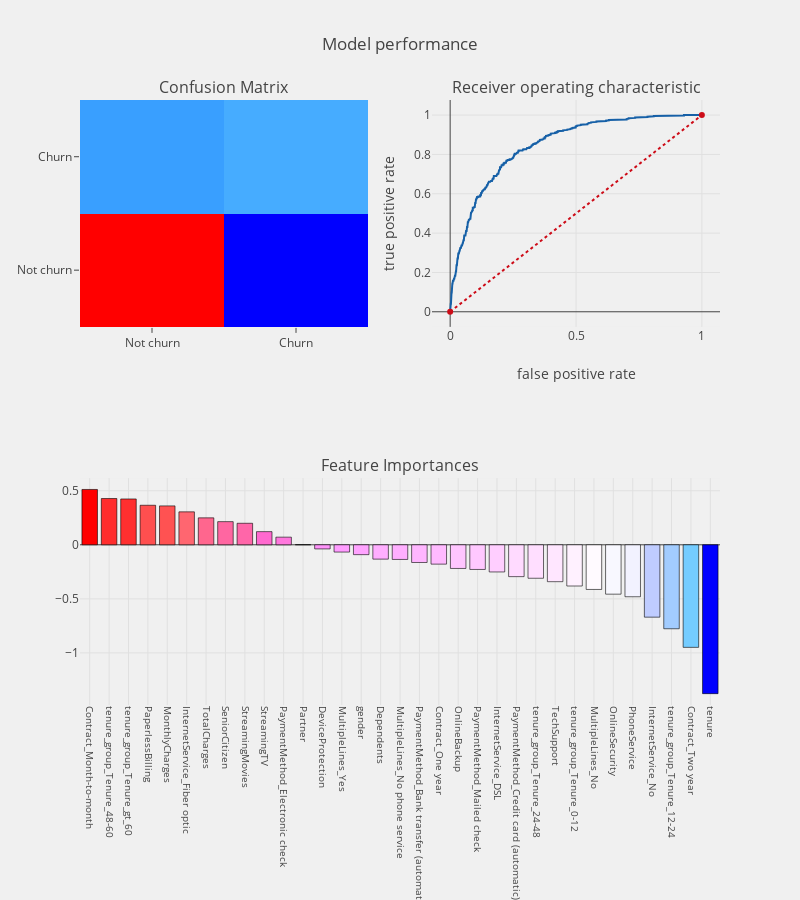

Here is the notebook cell this chart was saved with:
### Code cell
from sklearn.model_selection import train_test_split
from sklearn.linear_model import LogisticRegression
from sklearn.metrics import confusion_matrix,accuracy_score,classification_report
from sklearn.metrics import roc_auc_score,roc_curve,scorer
from sklearn.metrics import f1_score
import statsmodels.api as sm
from sklearn.metrics import precision_score,recall_score
from yellowbrick.classifier import DiscriminationThreshold
#splitting train and test data
train,test = train_test_split(telcom,test_size = .25 ,random_state = 111)

##seperating dependent and independent variables
cols    = [i for i in telcom.columns if i not in Id_col + target_col]
train_X = train[cols]
train_Y = train[target_col]
test_X  = test[cols]
test_Y  = test[target_col]

#Function attributes
#dataframe     - tabela sa podacima
#Algorithm     - algoritam koji se koristi
#training_x    - trening set
#testing_x     - tests set
#training_y    - prave ciljne vrednosti trening seta
#testing_y    - prave ciljne vrednosti test seta



def telecom_churn_prediction(algorithm,training_x,testing_x,
                             training_y,testing_y,cols,cf,threshold_plot) :

    #model
    algorithm.fit(training_x,training_y)
    predictions   = algorithm.predict(testing_x)
    probabilities = algorithm.predict_proba(testing_x)
    #coeffs
    if   cf == "coefficients" :
        coefficients  = pd.DataFrame(algorithm.coef_.ravel())
    elif cf == "features" :
        coefficients  = pd.DataFrame(algorithm.feature_importances_)

    column_df     = pd.DataFrame(cols)
    coef_sumry    = (pd.merge(coefficients,column_df,left_index= True,
                              right_index= True, how = "left"))
    coef_sumry.columns = ["coefficients","features"]
    coef_sumry    = coef_sumry.sort_values(by = "coefficients",ascending = False)

    print (algorithm)
    print ("\n Classification report : \n",classification_report(testing_y,predictions))
    print ("Accuracy   Score : ",accuracy_score(testing_y,predictions))
    #confusion matrix
    conf_matrix = confusion_matrix(testing_y,predictions)
    #roc_auc_score
    model_roc_auc = roc_auc_score(testing_y,predictions)
    print ("Area under curve : ",model_roc_auc,"\n")
    fpr,tpr,thresholds = roc_curve(testing_y,probabilities[:,1])

    #plot confusion matrix
    trace1 = go.Heatmap(z = conf_matrix ,
                        x = ["Not churn","Churn"],
                        y = ["Not churn","Churn"],
                        showscale  = False,colorscale = "Picnic",
                        name = "matrix")

    #plot roc curve
    trace2 = go.Scatter(x = fpr,y = tpr,
                        name = "Roc : " + str(model_roc_auc),
                        line = dict(color = ('rgb(22, 96, 167)'),width = 2))
    trace3 = go.Scatter(x = [0,1],y=[0,1],
                        line = dict(color = ('rgb(205, 12, 24)'),width = 2,
                        dash = 'dot'))

    #plot coeffs
    trace4 = go.Bar(x = coef_sumry["features"],y = coef_sumry["coefficients"],
                    name = "coefficients",
                    marker = dict(color = coef_sumry["coefficients"],
                                  colorscale = "Picnic",
                                  line = dict(width = .6,color = "black")))

    #subplots
    fig = tls.make_subplots(rows=2, cols=2, specs=[[{}, {}], [{'colspan': 2}, None]],
                            subplot_titles=('Confusion Matrix',
                                            'Receiver operating characteristic',
                                            'Feature Importances'))

    fig.append_trace(trace1,1,1)
    fig.append_trace(trace2,1,2)
    fig.append_trace(trace3,1,2)
    fig.append_trace(trace4,2,1)

    fig['layout'].update(showlegend=False, title="Model performance" ,
                         autosize = False,height = 900,width = 800,
                         plot_bgcolor = 'rgba(240,240,240, 0.95)',
                         paper_bgcolor = 'rgba(240,240,240, 0.95)',
                         margin = dict(b = 195))
    fig["layout"]["xaxis2"].update(dict(title = "false positive rate"))
    fig["layout"]["yaxis2"].update(dict(title = "true positive rate"))
    fig["layout"]["xaxis3"].update(dict(showgrid = True,tickfont = dict(size = 10),
                                        tickangle = 90))
    py.iplot(fig)

    if threshold_plot == True :
        visualizer = DiscriminationThreshold(algorithm)
        visualizer.fit(training_x,training_y)
        visualizer.poof()

logit  = LogisticRegression(C=1.0, class_weight=None, dual=False, fit_intercept=True,
          intercept_scaling=1, max_iter=100, multi_class='ovr', n_jobs=1,
          penalty='l2', random_state=None, solver='liblinear', tol=0.0001,
          verbose=0, warm_start=False)

telecom_churn_prediction(logit,train_X,test_X,train_Y,test_Y,
                         cols,"coefficients",threshold_plot = True)

### Figure 1 — Plotly figure (JSON) as saved in the notebook; plotly's stock layout.template omitted (floating-point values rounded to 4 significant figures; data arrays with more than 128 entries replaced by an {"elided": "..."} marker saying what was removed)
{"data": [{"colorscale": "Picnic", "name": "matrix", "showscale": false, "type": "heatmap", "uid": "fb77d6a8-edfb-426f-9181-1465c5e26bb7", "x": ["Not churn", "Churn"], "xaxis": "x", "y": ["Not churn", "Churn"], "yaxis": "y", "z": [[1152, 116], [231, 259]]}, {"line": {"color": "rgb(22, 96, 167)", "width": 2}, "name": "Roc : 0.7185443893645785", "type": "scatter", "uid": "8eff758e-d788-4796-9aad-b258c9cee79c", "x": {"elided": "486 float values"}, "xaxis": "x2", "y": {"elided": "486 float values"}, "yaxis": "y2"}, {"line": {"color": "rgb(205, 12, 24)", "dash": "dot", "width": 2}, "type": "scatter", "uid": "df9d9d0f-07ca-48d3-bf11-d533fab45d7a", "x": [0, 1], "xaxis": "x2", "y": [0, 1], "yaxis": "y2"}, {"marker": {"color": [0.5118, 0.428, 0.424, 0.3656, 0.3599, 0.3048, 0.2493, 0.2143, 0.199, 0.1216, 0.07057, 0.001045, -0.03824, -0.0674, -0.09132, -0.1328, -0.1357, -0.1638, -0.179, -0.219, -0.2284, -0.2513, -0.2947, -0.3098, -0.3415, -0.3814, -0.4133, -0.457, -0.4807, -0.6698, -0.7771, -0.9492, -1.378], "colorscale": "Picnic", "line": {"color": "black", "width": 0.6}}, "name": "coefficients", "type": "bar", "uid": "7c81da8d-13c5-4ee4-b2ae-22b087bf3beb", "x": ["Contract_Month-to-month", "tenure_group_Tenure_48-60", "tenure_group_Tenure_gt_60", "PaperlessBilling", "MonthlyCharges", "InternetService_Fiber optic", "TotalCharges", "SeniorCitizen", "StreamingMovies", "StreamingTV", "PaymentMethod_Electronic check", "Partner", "DeviceProtection", "MultipleLines_Yes", "gender", "Dependents", "MultipleLines_No phone service", "PaymentMethod_Bank transfer (automatic)", "Contract_One year", "OnlineBackup", "PaymentMethod_Mailed check", "InternetService_DSL", "PaymentMethod_Credit card (automatic)", "tenure_group_Tenure_24-48", "TechSupport", "tenure_group_Tenure_0-12", "MultipleLines_No", "OnlineSecurity", "PhoneService", "InternetService_No", "tenure_group_Tenure_12-24", "Contract_Two year", "tenure"], "xaxis": "x3", "y": [0.5118, 0.428, 0.424, 0.3656, 0.3599, 0.3048, 0.2493, 0.2143, 0.199, 0.1216, 0.07057, 0.001045, -0.03824, -0.0674, -0.09132, -0.1328, -0.1357, -0.1638, -0.179, -0.219, -0.2284, -0.2513, -0.2947, -0.3098, -0.3415, -0.3814, -0.4133, -0.457, -0.4807, -0.6698, -0.7771, -0.9492, -1.378], "yaxis": "y3"}], "layout": {"annotations": [{"font": {"size": 16}, "showarrow": false, "text": "Confusion Matrix", "x": 0.225, "xanchor": "center", "xref": "paper", "y": 1, "yanchor": "bottom", "yref": "paper"}, {"font": {"size": 16}, "showarrow": false, "text": "Receiver operating characteristic", "x": 0.775, "xanchor": "center", "xref": "paper", "y": 1, "yanchor": "bottom", "yref": "paper"}, {"font": {"size": 16}, "showarrow": false, "text": "Feature Importances", "x": 0.5, "xanchor": "center", "xref": "paper", "y": 0.375, "yanchor": "bottom", "yref": "paper"}], "autosize": false, "height": 900, "margin": {"b": 195}, "paper_bgcolor": "rgba(240,240,240, 0.95)", "plot_bgcolor": "rgba(240,240,240, 0.95)", "showlegend": false, "title": {"text": "Model performance"}, "width": 800, "xaxis": {"anchor": "y", "domain": [0, 0.45]}, "xaxis2": {"anchor": "y2", "domain": [0.55, 1], "title": {"text": "false positive rate"}}, "xaxis3": {"anchor": "y3", "domain": [0, 1], "showgrid": true, "tickangle": 90, "tickfont": {"size": 10}}, "yaxis": {"anchor": "x", "domain": [0.625, 1]}, "yaxis2": {"anchor": "x2", "domain": [0.625, 1], "title": {"text": "true positive rate"}}, "yaxis3": {"anchor": "x3", "domain": [0, 0.375]}}}
